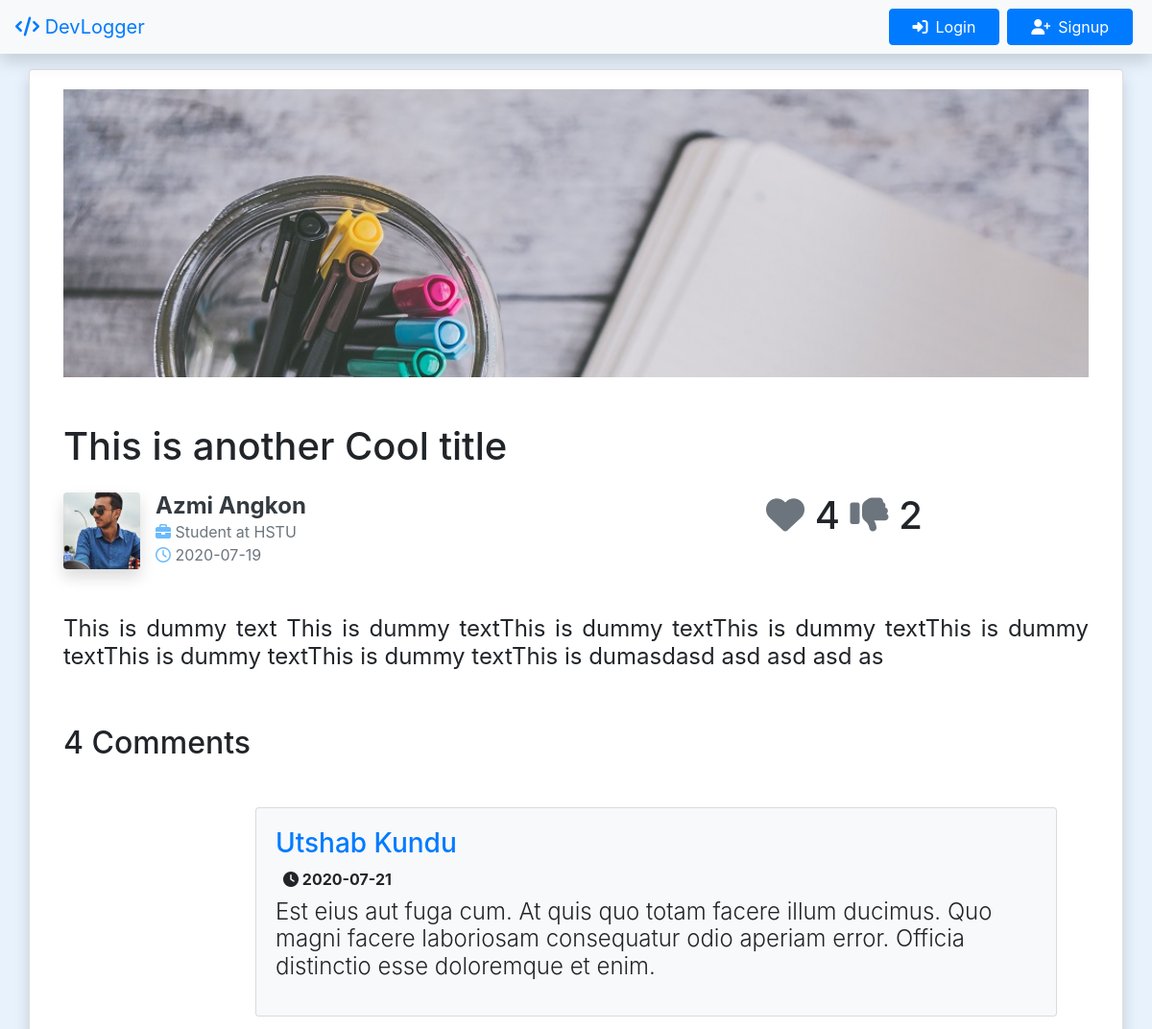
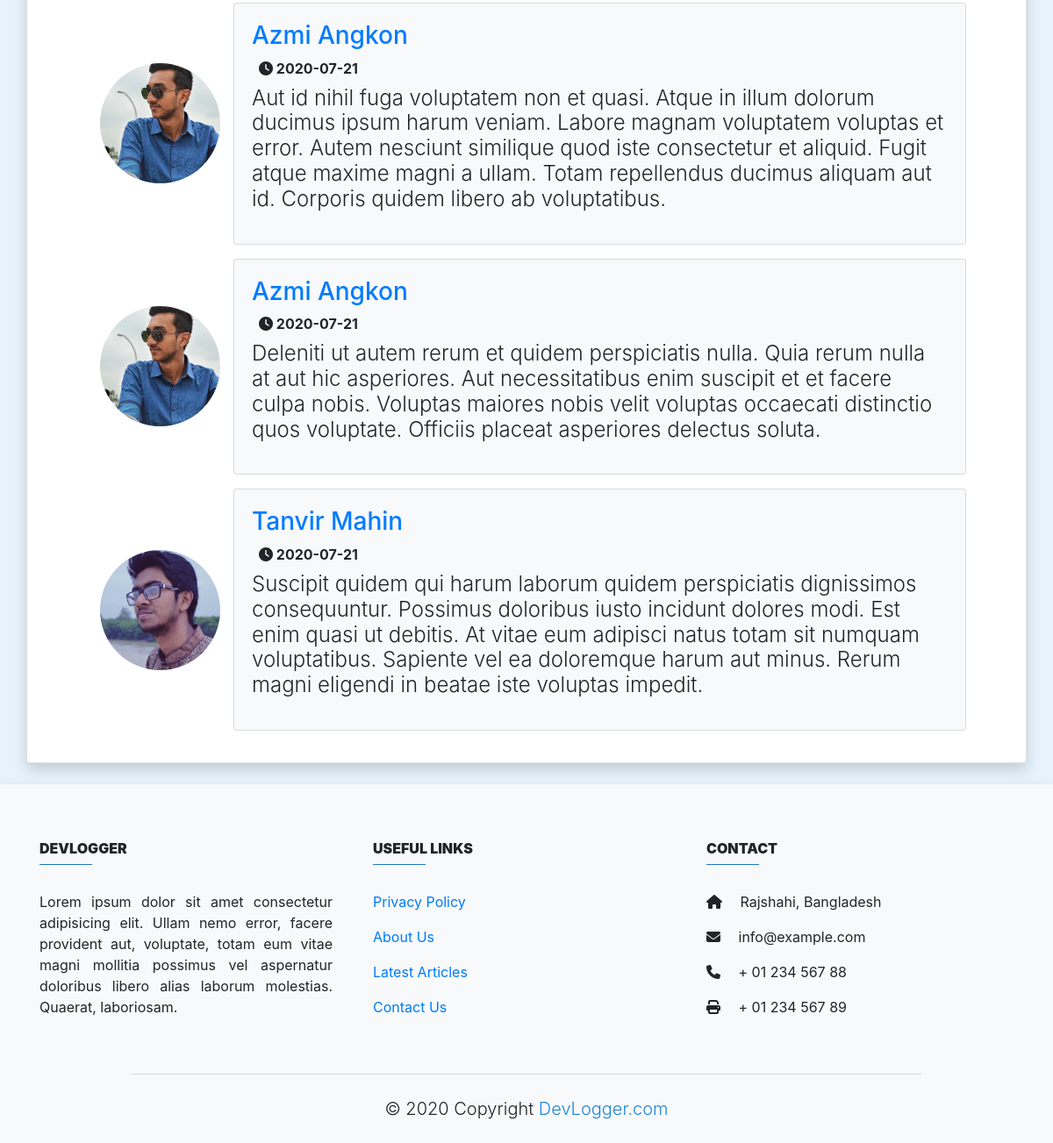
Screenshot of /blog.php?id=4 with the database file from the repository (2 pictures, top to bottom).
### tables this page shows
CREATE TABLE `blogs` (
  `id` int(11) NOT NULL,
  `title` tinytext NOT NULL,
  `description` text NOT NULL,
  `image` text NOT NULL,
  `active` tinyint(1) DEFAULT '1',
  `user_id` int(11) NOT NULL,
  `created_at` timestamp NULL DEFAULT CURRENT_TIMESTAMP
);

CREATE TABLE `users` (
  `id` int(11) NOT NULL,
  `name` varchar(40) NOT NULL,
  `username` tinytext NOT NULL,
  `email` tinytext NOT NULL,
  `phone` tinytext,
  `password` tinytext NOT NULL,
  `address` tinytext,
  `job` text,
  `image` tinytext,
  `bio` text,
  `created_at` timestamp NOT NULL DEFAULT CURRENT_TIMESTAMP
);

CREATE TABLE `comments` (
  `id` int(11) NOT NULL,
  `comment` text,
  `blog_id` int(11) NOT NULL,
  `user_id` int(11) NOT NULL,
  `created_at` timestamp NOT NULL DEFAULT CURRENT_TIMESTAMP
);

### blog.php (the view, shortened to what this page needs)
<?php
include 'includes/header.inc.php';
require 'includes/db.inc.php';
  $sql = "SELECT * FROM blogs WHERE id = ".$_GET['id']." LIMIT 1;";
  $result = mysqli_query($conn, $sql);
  $row = mysqli_fetch_assoc($result);
  $sql2 = "SELECT * FROM users WHERE id = ".$row['user_id'].";";
  $result2 = mysqli_query($conn, $sql2);
  $user = mysqli_fetch_assoc($result2);
    $sqlLike = "SELECT * FROM likes WHERE blog_id =".$row['id'].";";
    $resultLike = mysqli_query($conn, $sqlLike);
    $result_checkLike = mysqli_num_rows($resultLike);
    $liked = 'secondary';
    $sqlDisLike = "SELECT * FROM dislikes WHERE blog_id =".$row['id'].";";
    $resultDislike = mysqli_query($conn, $sqlDisLike);
    $result_checkDislike = mysqli_num_rows($resultDislike);
    $Disliked = 'secondary';
    $dislikeCount = $result_checkDislike;
?>
<div class="d-block bgLightBlue py-4">
    <section class="container bg-white card card-body shadow shadow-sm mt-5">
        <div class="col-lg-12">
            <div class="mb-5" style="width: auto; max-height: 300px; overflow: hidden;">
                <img src="uploads/blog/<?php echo $row['image'] ?>" alt="Image" class="img-fluid w-100" />
            </div>
            <h1 class="mb-4">
                <?php echo $row['title']?>
            </h1>
            <div class="row">
                <div class="col-8">
                    <div class="d-flex mb-5">
                        <div class="mr-3">
                            <img src="uploads/profile/<?php echo $user['image']?>" alt="Image"
                                class="img-fluid rounded shadow shadow-sm" style="max-width: 80px;" />
                        </div>
                        <div class="vcard">
                            <span class="d-block">
                                <a href="profile.php?id=<?php echo $user['id']?>"d class="text-dark h4 font-weight-bold">
                                    <?php echo $user['name']?>
                                </a>
                            </span>
                            <span class="d-block">
                            <?php
                                if($user['job']!=''){
                                echo '
                                <p class="text-secondary mb-0">
                                    <i
                                    class="fas fa-briefcase textBlue50"
                                    ></i>
                                    '.$user['job'].'
                                </p>
                                ';
                                }
                            ?>
                            </span>
                            <span class="date-read text-secondary">
                                <i
                                    class="fas fa-clock font-weight-lighter textBlue50"
                                ></i>
                                <?php
                                    $time = explode(" ",$row['created_at']);
                                    echo $time[0];
                                    ?>
                            </span>
                        </div>
                    </div>
                </div>
                <div class="col-4">
                    <span class="d-block h1">
                        <a href="includes/<?php if($liked == 'danger'){echo 'unlike';}else{echo 'like';}?>.inc.php?id=<?php echo $row['id']?>&p=blog&pid=<?php echo $row['id']?>" class="text-<?php echo $liked;?>">
                            <span class="fas fa-heart">
                            </span>
                        </a>
                        <?php if($result_checkLike > 0){ echo $result_checkLike;}?>
                        <a href="includes/<?php if($Disliked == 'secondary'){echo 'dislike';}else{echo 'notdislike';}?>.inc.php?id=<?php echo $row['id']?>&p=blog&pid=<?php echo $row['id']?>" class="text-<?php echo $Disliked;?>">
                            <span class="fas fa-thumbs-down">
                            </span>
                        </a>
                        <?php if($dislikeCount > 0){ echo $dislikeCount;}?>
                    </span>
                </div>
            </div>
            <p class="h4 font-weight-normal text-justify">
                <?php echo $row['description']?>
            </p>
            <div class="pt-5">
                <?php
                    $sqlComment = "SELECT * FROM comments WHERE blog_id = ".$_GET['id']." ORDER BY id DESC;";
                    $resultComment = mysqli_query($conn, $sqlComment);
                    $result_checkComment = mysqli_num_rows($resultComment);
                ?>
                <div class="section-title">
                    <h2 class="mb-5"><?php echo $result_checkComment ?> Comments</h2>
                </div>
                <?php
                    if( $result_checkComment > 0 ){
                        while ($comment = mysqli_fetch_assoc($resultComment)) {
                            $sqlCommentUser = "SELECT * FROM users WHERE id = ".$comment['user_id']." LIMIT 1;";
                            $resultCommentUser = mysqli_query($conn, $sqlCommentUser);
                            $commentUser = mysqli_fetch_assoc($resultCommentUser);
                ?>
                <div class="container my-3 px-0 px-md-5">
                    <div class="row">
                        <div class="col-md-2 col-3 m-auto">
                            <img src="uploads/profile/<?php echo $commentUser['image'] ?>" alt="" class="img-fluid rounded-circle" />
                        </div>
                        <div class="col-md-10 col-9 card card-body bg-light">
                            <a href="profile.php?id=<?php echo $commentUser['id'] ?>" class="h3 text-primary"><?php echo $commentUser['name'];?></a>
                            <span class="float-right font-weight-bold">
                                <i class="fas fa-clock pl-2"></i>
                                <?php
                                    $timeCmnt = explode(" ",$comment['created_at']);
                                    echo $timeCmnt[0];
                                ?>
                            </span>
                            <p class="py-2 h4 font-weight-light">
                                <?php echo $comment['comment'] ?>
                            </p>
                        </div>
                    </div>
                </div>
                <?php
                    }
                  }
                ?>
            </div>
        </div>
    </section>
</div>
<?php
    include 'includes/footer.inc.php'
?>

### includes/header.inc.php (shortened to what this page needs)
<!DOCTYPE html>
<html lang="en">
  <head>
    <link
      rel="stylesheet"
      href="https://stackpath.bootstrapcdn.com/bootstrap/4.5.0/css/bootstrap.min.css"
    />
    <link rel="stylesheet" href="./css/style.css" />
  </head>
  <body class="homepage2">
    <nav class="navbar navbar-expand-lg navbar-light bg-light shadow fixed-top">
      <a class="navbar-brand text-primary" href="index.php"><span class="fas fa-code"></span> DevLogger</a>
      <div class="collapse navbar-collapse" id="navbarSupportedContent">
        <?php
          if(isset($_SESSION['name'])){
            echo '<a href="includes/logout.inc.php" class="btn btn-outline-danger mx-md-1 px-md-4 px-5"
                    ><i class="fas fa-sign-out-alt pr-2"></i>Logout</a>';
          }
          else{
            echo '
            <a href="login.php" class="btn btn-primary mx-md-1 px-md-4 px-5"
              ><i class="fas fa-sign-in-alt pr-2"></i>Login</a>
            <a href="./signup.php" class="btn btn-primary mx-md-1 px-md-4 px-5"
              ><i class="fas fa-user-plus pr-2"></i>Signup</a>';
          }
        ?>
      </div>
    </nav>

### includes/footer.inc.php (shortened to what this page needs)
    <footer class="text-center text-md-left bg-light pt-0 shadow shadow-sm">
      <div class="container pt-5 mb-4 text-center text-md-left">
        <div class="row mt-3">
          <div class="col-md-4 mb-4">
            <h6 class="text-uppercase font-weight-bold">
              <strong>DevLogger</strong>
            </h6>
            <hr
              class="bgBlue mb-4 mt-0 d-inline-block mx-auto"
              style="width: 60px;"
            />
            <p class="text-justify pr-3">
              Lorem ipsum dolor sit amet consectetur adipisicing elit. Ullam nemo error, facere provident aut, voluptate, totam eum vitae magni mollitia possimus vel aspernatur doloribus libero alias laborum molestias. Quaerat, laboriosam.
            </p>
          </div>
          <div class="col-md-4 mx-auto mb-4">
            <h6 class="text-uppercase font-weight-bold">
              <strong>Useful links</strong>
            </h6>
            <hr
              class="bgBlue mb-4 mt-0 d-inline-block mx-auto"
              style="width: 60px;"
            />
            <p>
              <a href="#!" class="">Privacy Policy</a>
            </p>
            <p>
              <a href="#!" class="">About Us</a>
            </p>
            <p>
              <a href="#!" class="">Latest Articles</a>
            </p>
            <p>
              <a href="#!" class="">Contact Us</a>
            </p>
          </div>
          <div class="col-md-4">
            <h6 class="text-uppercase font-weight-bold">
              <strong>Contact</strong>
            </h6>
            <hr
              class="bgBlue mb-4 mt-0 d-inline-block mx-auto"
              style="width: 60px;"
            />
            <p><i class="fas fa-home mr-3"></i> Rajshahi, Bangladesh</p>
            <p><i class="fas fa-envelope mr-3"></i> info@example.com</p>
            <p><i class="fas fa-phone mr-3"></i> + 01 234 567 88</p>
            <p><i class="fas fa-print mr-3"></i> + 01 234 567 89</p>
          </div>
        </div>
      </div>
      <hr class="w-75 bgLightBlue mx-auto" />
      <div class="container-fluid pt-2 pb-4 text-center lead">
            &copy; 2020 Copyright
            <a href="#" target="_blank" class="textBlue"> DevLogger.com </a>
      </div>
    </footer>
  </body>
</html>

### css/style.css (style rules this page uses)
:root { --colorLightBlue: #e7f2fc; --colorBlue: #1f86dc; --colorBlue50: rgb(107, 187, 252); --colorWhite: #fff; --colorBlack70: rgb(4, 32, 54); --colorLightRed: rgba(170, 169, 173, 0.253); }
* { padding: 0; margin: 0; box-sizing: border-box; }
a.textBlue { text-decoration: none !important; transition: 0.4s color ease-in-out; }
.bgLightBlue { background: var(--colorLightBlue); }
.textBlue { color: var(--colorBlue) !important; }
.textBlue50 { color: var(--colorBlue50) !important; }
.bgBlue { background: var(--colorBlue); }

### rows the page displays
blogs: image (placeholder picture), title "This is another Cool title", created_at "2020-07-19", description "This is dummy text This is dummy textThis is dummy textThis is dummy textThis is dummy textThis is dummy textThis is dummy textThis is dumasdasd asd asd asd as"
users: image (picture), name "Azmi Angkon", job "Student at HSTU"
comments: user.name "Utshab Kundu", created_at "2020-07-21", comment "Est eius aut fuga cum. At quis quo totam facere illum ducimus. Quo magni facere laboriosam consequatur odio aperiam error. Officia distinctio esse doloremque et enim."
comments: user.image (picture), user.name "Azmi Angkon", created_at "2020-07-21", comment "Aut id nihil fuga voluptatem non et quasi. Atque in illum dolorum ducimus ipsum harum veniam. Labore magnam voluptatem voluptas et error. Autem nesciunt similique quod iste consectetur et aliquid. Fugit atque maxime magni a ullam. Totam repellendus ducimus aliquam aut id. Corporis quidem libero ab voluptatibus."
comments: user.image (picture), user.name "Azmi Angkon", created_at "2020-07-21", comment "Deleniti ut autem rerum et quidem perspiciatis nulla. Quia rerum nulla at aut hic asperiores. Aut necessitatibus enim suscipit et et facere culpa nobis. Voluptas maiores nobis velit voluptas occaecati distinctio quos voluptate. Officiis placeat asperiores delectus soluta."
comments: user.image (picture), user.name "Tanvir Mahin", created_at "2020-07-21", comment "Suscipit quidem qui harum laborum quidem perspiciatis dignissimos consequuntur. Possimus doloribus iusto incidunt dolores modi. Est enim quasi ut debitis. At vitae eum adipisci natus totam sit numquam voluptatibus. Sapiente vel ea doloremque harum aut minus. Rerum magni eligendi in beatae iste voluptas impedit."

### other values shown
$result_checkLike "4"
$dislikeCount "2"
$result_checkComment "4"
